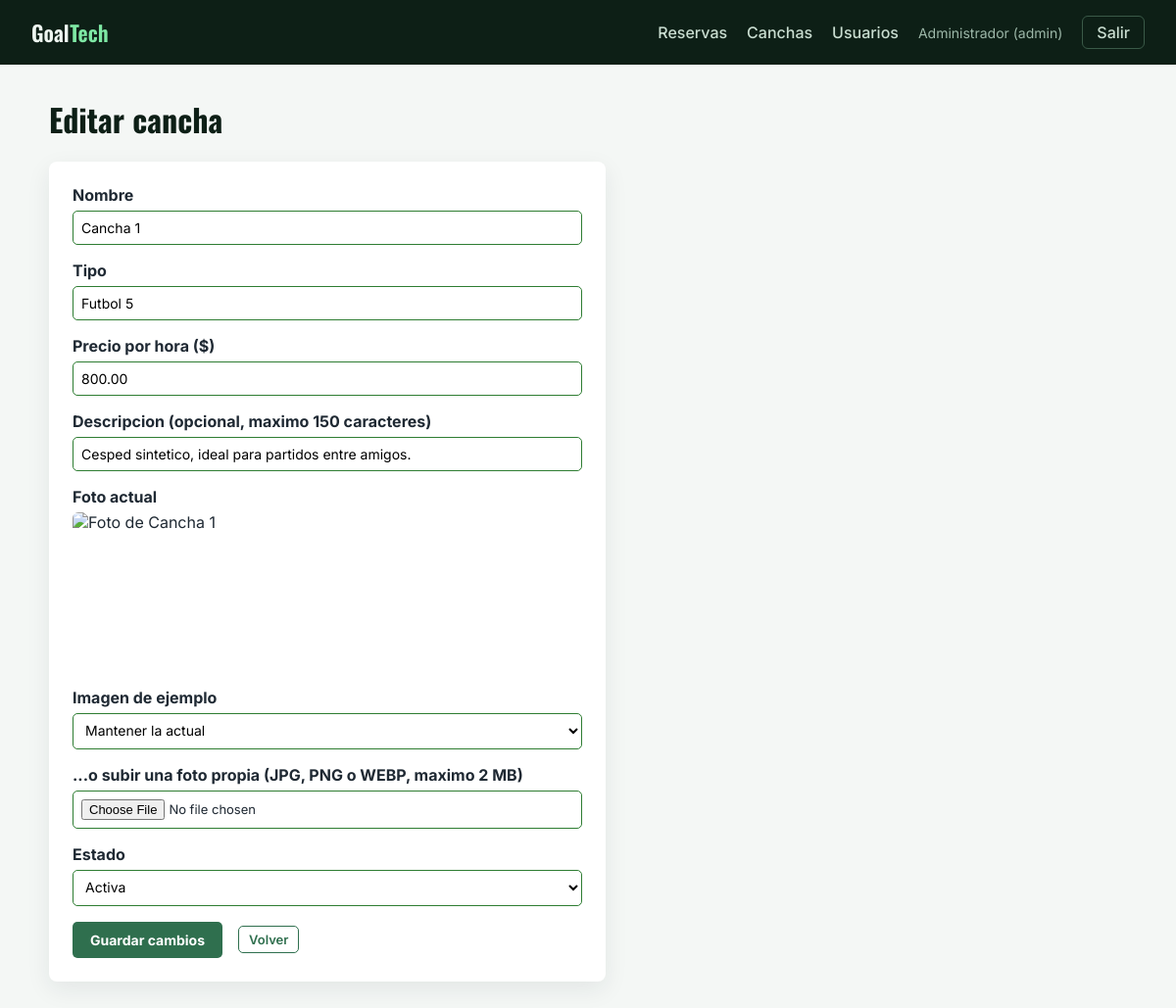
The app's page /GestorDeCanchaDeFutbol/app/views/admin_cancha_form.php?id=1 (signed in) with its own data.
### tables this page shows
CREATE TABLE canchas(
    id INT AUTO_INCREMENT PRIMARY KEY,                   
    nombre VARCHAR(50) NOT NULL,                         
    tipo VARCHAR(30) NOT NULL,                           
    precio_hora DECIMAL(10,2) NOT NULL,                  
    descripcion VARCHAR(150) NULL,                       
    imagen VARCHAR(255) NULL,                            
    estado ENUM('activa','inactiva') NOT NULL DEFAULT 'activa'  
);

### GestorDeCanchaDeFutbol/app/models/Cancha.php (called while the page is built, shortened)
<?php
class Cancha
{
    private $conexion;
    public function __construct($conexion)
    {
        $this->conexion = $conexion;
    }
    public function buscarPorId($id)
    {
        $stmt = $this->conexion->prepare("SELECT * FROM canchas WHERE id = :id");
        $stmt->execute([":id" => $id]);
        return $stmt->fetch();
    }
}

### GestorDeCanchaDeFutbol/app/views/admin_cancha_form.php (the view, shortened to what this page needs)
<?php
require_once __DIR__ . "/../includes/auth.php";
require_once __DIR__ . "/../../config/conexion.php";
require_once __DIR__ . "/../models/Cancha.php";
$canchaModelo = new Cancha($conexion);
$id = (int)($_GET["id"] ?? $_POST["id"] ?? 0);
$cancha = $id > 0 ? $canchaModelo->buscarPorId($id) : null;
$vNombre = $_POST["nombre"] ?? ($cancha["nombre"] ?? "");
$vTipo = $_POST["tipo"] ?? ($cancha["tipo"] ?? "");
$vPrecio = $_POST["precio_hora"] ?? ($cancha["precio_hora"] ?? "");
$vEstado = $_POST["estado"] ?? ($cancha["estado"] ?? "activa");
$vDescripcion = $_POST["descripcion"] ?? ($cancha["descripcion"] ?? "");
require __DIR__ . "/../includes/header.php";
?>
<h1 class="panel-titulo"><?php echo $cancha ? "Editar cancha" : "Nueva cancha"; ?></h1>
<section class="tarjeta tarjeta-angosta">
    <form class="formulario-panel" action="admin_cancha_form.php" method="post" enctype="multipart/form-data">
        <div class="campo">
            <label for="nombre">Nombre</label>
            <input type="text" id="nombre" name="nombre" value="<?php echo h($vNombre); ?>" required placeholder="Cancha 1">
        </div>
        <div class="campo">
            <label for="tipo">Tipo</label>
            <input type="text" id="tipo" name="tipo" list="tipos" value="<?php echo h($vTipo); ?>" required placeholder="Futbol 5">
        </div>
        <div class="campo">
            <label for="precio_hora">Precio por hora ($)</label>
            <input type="number" id="precio_hora" name="precio_hora" value="<?php echo h($vPrecio); ?>" required min="1" step="0.01" placeholder="800">
        </div>
        <div class="campo">
            <label for="descripcion">Descripcion (opcional, maximo 150 caracteres)</label>
            <input type="text" id="descripcion" name="descripcion" maxlength="150" value="<?php echo h($vDescripcion); ?>" placeholder="Techada, con iluminacion LED...">
        </div>
        <?php if ($cancha) { ?>
            <div class="campo">
                <label>Foto actual</label>
                <?php echo htmlImagenCancha($cancha, "vista-previa"); ?>
            </div>
        <?php } ?>
        <div class="campo">
            <label for="imagen_predefinida">Imagen de ejemplo</label>
            <select id="imagen_predefinida" name="imagen_predefinida">
                <option value=""><?php echo $cancha ? "Mantener la actual" : "Imagen por defecto"; ?></option>
            </select>
        </div>
        <div class="campo">
            <label for="imagen">...o subir una foto propia (JPG, PNG o WEBP, maximo 2 MB)</label>
            <input type="file" id="imagen" name="imagen" accept="image/jpeg,image/png,image/webp">
        </div>
        <div class="campo">
            <label for="estado">Estado</label>
            <select id="estado" name="estado">
                <option value="activa" <?php echo $vEstado === "activa" ? "selected" : ""; ?>>Activa</option>
            </select>
        </div>
        <div class="fila">
            <button class="boton-panel" type="submit"><?php echo $cancha ? "Guardar cambios" : "Crear cancha"; ?></button>
            <a class="boton-chico" href="admin_canchas.php">Volver</a>
        </div>
    </form>
</section>
<?php require __DIR__ . "/../includes/footer.php"; ?>

### GestorDeCanchaDeFutbol/css/estilo.css (style rules this page uses)
.campo { display: flex; flex-direction: column; gap: 6px; }
.campo label { font-weight: bold; }
.campo input { padding: 8px; border: 1px solid #2e7d32; border-radius: 5px; transition: border-color 0.2s ease, box-shadow 0.2s ease; }
body { margin: 0; font-family: Arial, sans-serif; color: #1f2933; }

### GestorDeCanchaDeFutbol/css/panel.css (style rules this page uses)
body.panel { background-color: #f4f7f5; font-family: 'Inter', Arial, sans-serif; min-height: 100vh; }
.panel-titulo { font-family: 'Oswald', Arial, sans-serif; font-size: 32px; margin: 0 0 20px; color: #0d1f16; }
.tarjeta { background-color: white; border-radius: 8px; padding: 24px; box-shadow: 0 8px 24px rgba(31, 41, 51, 0.08); }
.tarjeta-angosta { max-width: 520px; }
.formulario-panel { display: flex; flex-direction: column; gap: 16px; }
.fila { display: flex; gap: 16px; align-items: center; flex-wrap: wrap; }
.formulario-panel .campo { flex: 1; min-width: 150px; }
.campo select, .campo input[type="date"], .campo input[type="number"], .campo input[type="text"] { padding: 8px; border: 1px solid #2e7d32; border-radius: 5px; font-family: inherit; font-size: 14px; background-color: white; }
.boton-panel { font-weight: bold; background-color: #2f6f4e; color: white; padding: 10px 18px; border: none; border-radius: 5px; cursor: pointer; text-decoration: none; font-family: inherit; font-size: 14px; transition: background-color 0.2s ease, transform 0.2s ease; }
.boton-chico { display: inline-block; background-color: white; color: #2f6f4e; border: 1px solid #2f6f4e; border-radius: 5px; padding: 5px 10px; font-size: 13px; font-weight: 600; font-family: inherit; cursor: pointer; text-decoration: none; }
.campo input[type="file"] { font-family: inherit; font-size: 13px; }

### records on screen
canchas: nombre "Cancha 1", tipo "Futbol 5", precio_hora "800.00", descripcion "Cesped sintetico, ideal para partidos entre amigos.", estado "Activa"

### other values on screen
$_SESSION["usuario_nombre"] "Administrador"
$_SESSION["usuario_rol"] "admin"
